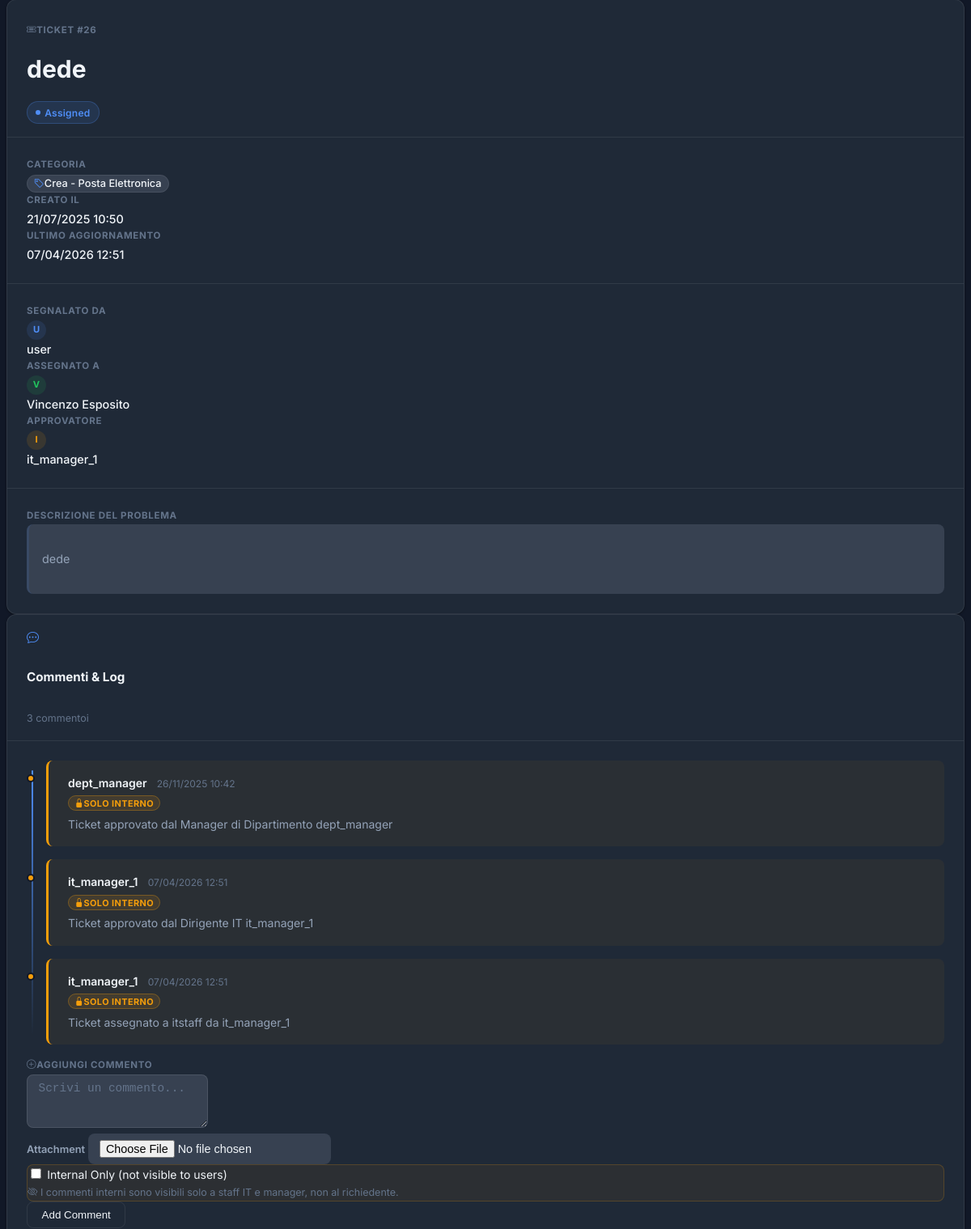
/tickets/26 (signed in, middle part), run on an earlier commit of the app's database.
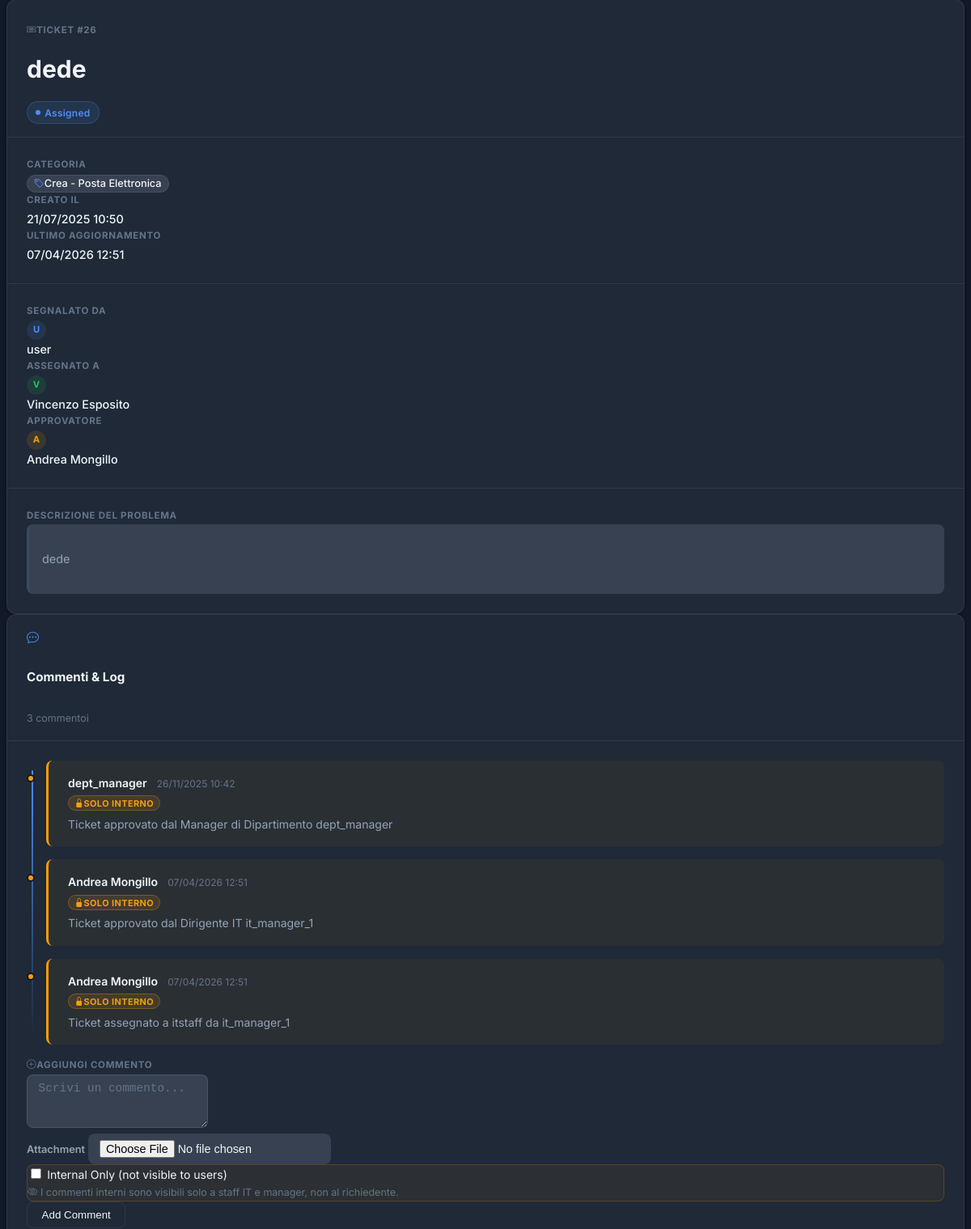
And on a later commit of the database.
### models.py (models this page shows, shortened)
class User(UserMixin, db.Model):
    __tablename__ = 'user'
    __table_args__ = {'extend_existing': True}
    id = db.Column(db.Integer, primary_key=True)
    username = db.Column(db.String(64), unique=True, nullable=False)
    email = db.Column(db.String(120), unique=True, nullable=False)
    password_hash = db.Column(db.String(256), nullable=False)
    role = db.Column(db.Enum(UserRole), default=UserRole.USER, nullable=False)
    department_id = db.Column(db.Integer, db.ForeignKey('department.id'))
    managed_department_id = db.Column(db.Integer, db.ForeignKey('department.id'), nullable=True)
    created_at = db.Column(db.DateTime, default=datetime.utcnow)
    is_active = db.Column(db.Boolean, default=True)
    created_tickets = db.relationship('Ticket', backref='creator', foreign_keys='Ticket.creator_id', lazy='dynamic')
    assigned_tickets = db.relationship('Ticket', backref='assignee', foreign_keys='Ticket.assignee_id', lazy='dynamic')
    approved_tickets = db.relationship('Ticket', backref='approver', foreign_keys='Ticket.approver_id', lazy='dynamic')
    comments = db.relationship('Comment', backref='author', lazy='dynamic')
    def is_admin(self):
        return self.role == UserRole.ADMIN
    def is_it(self):
        return self.role == UserRole.IT or self.role == UserRole.ADMIN
    def is_dept_manager(self):
        return self.role == UserRole.DEPT_MANAGER or self.role == UserRole.ADMIN
    def is_manager(self):
        return self.role == UserRole.MANAGER or self.role == UserRole.ADMIN

class Comment(db.Model):
    id = db.Column(db.Integer, primary_key=True)
    content = db.Column(db.Text, nullable=False)
    created_at = db.Column(db.DateTime, default=datetime.utcnow)
    internal_only = db.Column(db.Boolean, default=False)
    ticket_id = db.Column(db.Integer, db.ForeignKey('ticket.id'), nullable=False)
    author_id = db.Column(db.Integer, db.ForeignKey('user.id'), nullable=False)

### routes.py (the view)
    @app.route('/tickets/<int:ticket_id>')
    @login_required
    def ticket_detail(ticket_id):
        ticket = Ticket.query.get_or_404(ticket_id)
        if (current_user.role == UserRole.USER and ticket.creator_id != current_user.id):
            abort(403)  # Forbidden
        if (current_user.role == UserRole.DEPT_MANAGER and
            ticket.department_id != current_user.managed_department_id):
            abort(403)
        if (current_user.role == UserRole.MANAGER and
            ticket.status not in [TicketStatus.AWAITING_IT_MANAGER_APPROVAL, TicketStatus.APPROVED,
                                 TicketStatus.ASSIGNED, TicketStatus.IN_PROGRESS, TicketStatus.RESOLVED,
                                 TicketStatus.REJECTED, TicketStatus.CLOSED]):
            abort(403)
        comment_form = CommentForm()
        action_form = TicketActionForm()
        assign_form = AssignTicketForm()
        if current_user.role == UserRole.USER:
            comments = Comment.query.filter_by(ticket_id=ticket.id, internal_only=False).order_by(Comment.created_at).all()
        else:
            comments = Comment.query.filter_by(ticket_id=ticket.id).order_by(Comment.created_at).all()
        it_staff_list = []
        workload_data = {}
        if current_user.is_manager() or current_user.is_admin():
            it_staff_list = User.query.filter_by(role=UserRole.IT, is_active=True).all()
            for staff in it_staff_list:
                active_tickets_count = Ticket.query.filter(
                    Ticket.assignee_id == staff.id,
                    Ticket.status.in_([TicketStatus.ASSIGNED, TicketStatus.IN_PROGRESS, TicketStatus.WAITING_USER])
                ).count()
                workload_data[staff.id] = active_tickets_count
        return render_template(
            'ticket_detail.html',
            ticket=ticket,
            comments=comments,
            comment_form=comment_form,
            action_form=action_form,
            assign_form=assign_form,
            it_staff_list=it_staff_list,
            workload_data=workload_data
        )

### forms.py
class CommentForm(FlaskForm):
    content = TextAreaField('Comment', validators=[DataRequired()])
    internal_only = BooleanField('Internal Only (not visible to users)')
    attachment = FileField('Attachment', validators=[
        FileAllowed(['jpg', 'png', 'jpeg', 'gif', 'pdf', 'doc', 'docx', 'txt'], 'Images, PDFs, and documents only!')
    ])
    submit = SubmitField('Add Comment')

class TicketActionForm(FlaskForm):
    action = HiddenField('Action', validators=[DataRequired()])
    ticket_id = HiddenField('Ticket ID', validators=[DataRequired()])
    submit = SubmitField('Submit')

### models.py (called while the page is built)
@login_manager.user_loader
def load_user(user_id):
    return User.query.get(int(user_id))

### templates/ticket_detail.html (shortened to what the changed rows need)
{% extends "base.html" %}
{% block content %}
<div class="animate-fade-in">
    <div class="row g-4">
        <div class="col-lg-8">
            <div class="card mb-4">
                <div class="card-header d-flex justify-content-between align-items-start gap-3">
                    <div>
                        <h1 class="h5 fw-bold mb-0" style="color:var(--text-primary); line-height:1.3">
                            {{ ticket.title }}
                        </h1>
                    </div>
                </div>
                <div class="ticket-section">
                    <div class="row g-3">
                        <div class="col-sm-4">
                            <div class="ticket-info-value mt-1">
                                {% if ticket.approver %}
                                <div class="d-flex align-items-center gap-1">
                                    <div style="width:24px;height:24px;background:var(--color-warning-soft);border-radius:50%;
                                                display:flex;align-items:center;justify-content:center;
                                                font-size:0.7rem;font-weight:700;color:var(--color-warning)">
                                        {{ ticket.approver.username[0]|upper }}
                                    </div>
                                    {{ ticket.approver.username }}
                                </div>
                                {% else %}
                                <span style="color:var(--text-muted); font-style:italic; font-size:0.875rem">N/A</span>
                                {% endif %}
                            </div>
                        </div>
                    </div>
                </div>
            </div>
            <div class="card">
                <div class="card-body">
                    {% if comments %}
                    <div class="comment-timeline mb-4">
                        {% for comment in comments %}
                        <div class="comment-item {% if comment.internal_only %}comment-internal{% endif %}">
                            <div class="comment-header d-flex justify-content-between align-items-center">
                                <div>
                                    <span class="comment-author">{{ comment.author.username }}</span>
                                    <span class="comment-time">{{ comment.created_at.strftime('%d/%m/%Y %H:%M') }}</span>
                                </div>
                                {% if comment.internal_only %}
                                <span class="badge-internal"><i class="bi bi-lock-fill me-1"></i>Solo Interno</span>
                                {% endif %}
                            </div>
                            <div class="comment-body mt-1">{{ comment.content | nl2br }}</div>
                        </div>
                        {% endfor %}
                    </div>
                    {% else %}
                    <div class="text-center py-4 mb-3" style="border-bottom:1px solid var(--surface-border)">
                        <i class="bi bi-chat" style="font-size:2rem; color:var(--text-muted)"></i>
                        <p class="mt-2 mb-0" style="font-size:0.875rem; color:var(--text-muted)">Nessun commento ancora.</p>
                    </div>
                    {% endif %}
                </div>
            </div>
        </div>
                {% set no_action = true %}
                {% if ticket.status.name in ['AWAITING_DEPT_MANAGER_APPROVAL','AWAITING_IT_MANAGER_APPROVAL','AWAITING_APPROVAL'] %}{% set no_action = false %}{% endif %}
                {% if ticket.status.name == 'APPROVED' and (current_user.is_it() or current_user.is_manager() or current_user.is_admin()) %}{% set no_action = false %}{% endif %}
                {% if ticket.status.name in ['ASSIGNED','IN_PROGRESS','WAITING_USER','PENDING'] and (ticket.assignee_id == current_user.id or current_user.is_admin()) %}{% set no_action = false %}{% endif %}
                                    {% set days = ((ticket.updated_at if ticket.status.name == 'CLOSED' else now) - ticket.created_at).days %}
                                    {% set days = ((ticket.updated_at if ticket.status.name == 'CLOSED' else now) - ticket.created_at).days %}
    </div>
</div>
{% endblock %}

What changed in the data, as far as the page shows it:
changed User: approver "I" → "A"; approver.username "it_manager_1" → "Andrea Mongillo"
changed through a linked row, Comment "Ticket approvato dal Dirigente IT it_manager_1": author.username "it_manager_1" → "Andrea Mongillo"
changed through a linked row, Comment "Ticket assegnato a itstaff da it_manager_1": author.username "it_manager_1" → "Andrea Mongillo"
